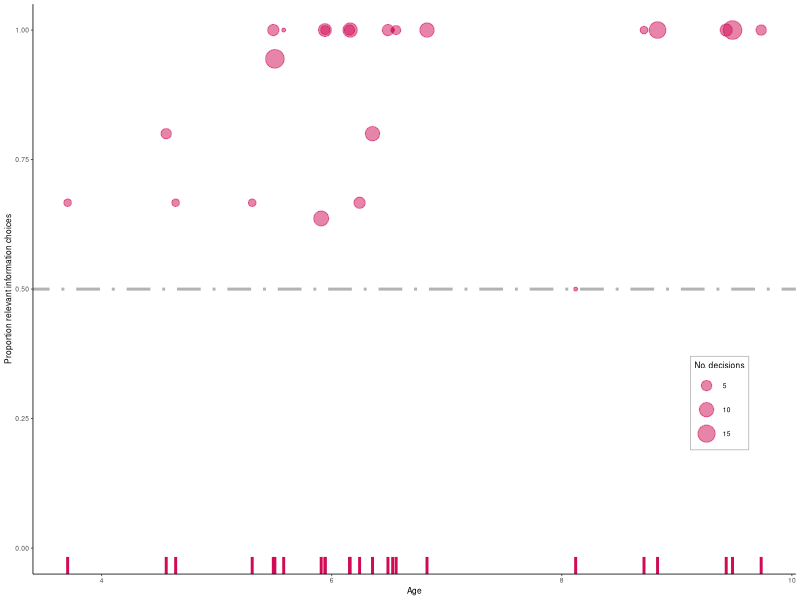
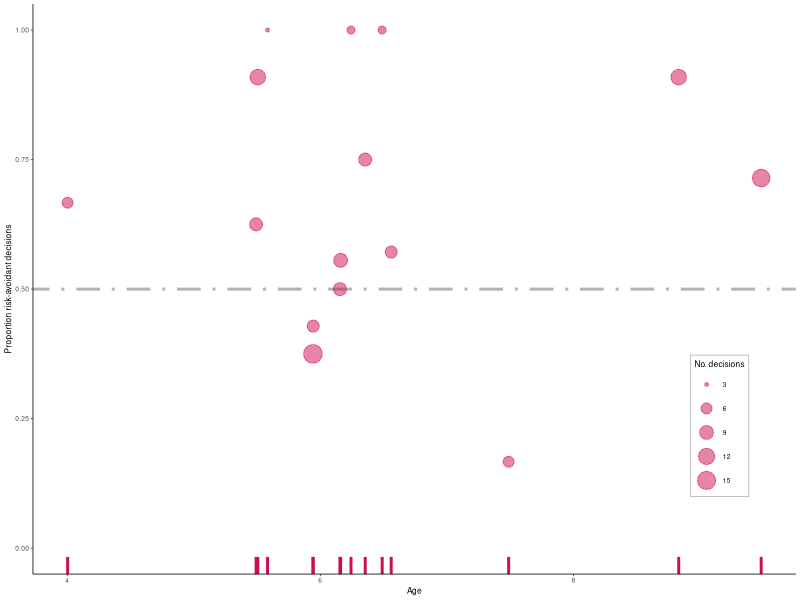
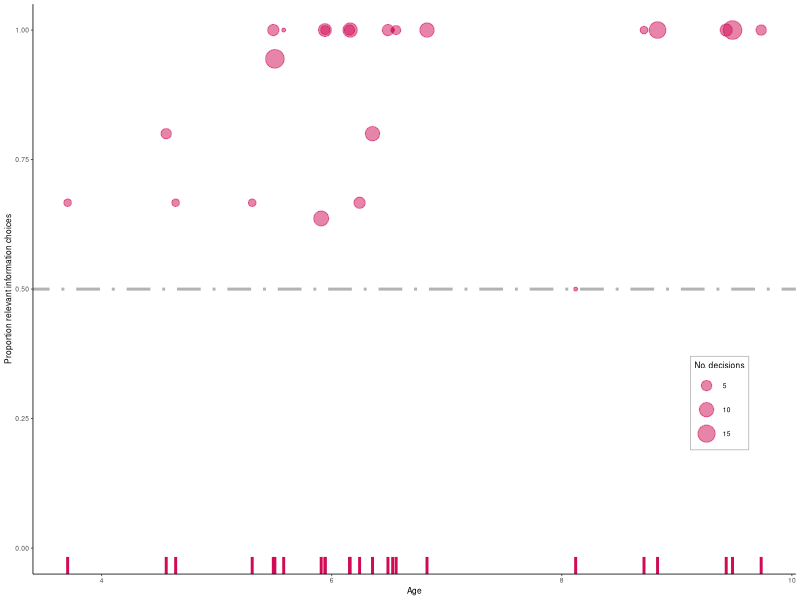
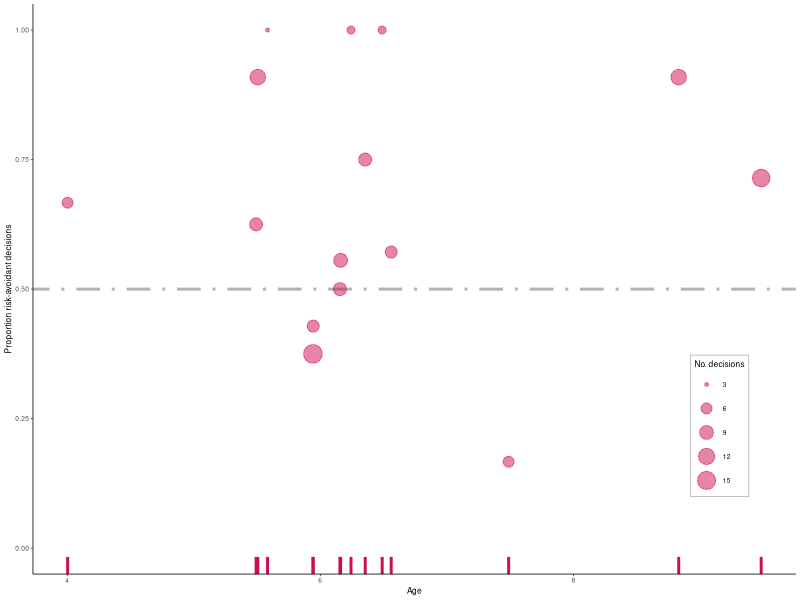

Generate these figures, in order, with R: (Note: this script raises an error after producing the figures.)
## ---- chunk 1
library(tidyverse)
library(readxl)
library(lubridate)
library(patchwork)

theme_set(theme_classic(base_size = 6) +
            theme(plot.background = element_rect(fill = NA, color = NA),
                  strip.background = element_rect(color = NA),
                  legend.background = element_rect(fill = NA)))

## load transcript data:
transcript <- read_excel("../data/arg2 transcript.xlsx",
                         na = "na")[-1,][1:297,] %>%
  select(
    subject,
    card_no,
    rare,
    move,
    irrelevant,
    risky
  ) %>%
  transmute(
    subject = as.integer(subject),
    card_no = as.integer(card_no),
    condition = as.factor(rare),
    condition = fct_recode(condition,
                           skewed = "arms",
                           even = "none"),
    move = as.factor(move),
    irrelevant = irrelevant == "true",
    risky = risky == "true"
  )

## load subject data:
subjects <- read_excel("../data/arg2 participants.xlsx") %>%
  select(
    subject,
    dob,
    date,
    condition,
    drop
  ) %>%
  mutate(
    subject = as.integer(subject),
    condition = as.factor(condition),
    dob = ymd(dob),
    date = ymd(date),
    age = as.numeric(date - dob) / 365.25,
    drop = as.logical(drop)
  ) %>%
  ## remove dropouts:
  filter(is.na(drop)) %>%
  select(-drop)

## summarize transcript data to a per-subject form:
trans_sum <- transcript %>%
  group_by(subject, condition) %>%
  summarize(
    cards = max(card_no),
    ## how often was an irrelevant action available to the subject?
    relevance_related = sum(!is.na(irrelevant)),
    irrelevant = sum(irrelevant, na.rm = TRUE),
    relevant = relevance_related - irrelevant, ## how often was it chosen?
    ## same for risky actions:
    risk_related = sum(!is.na(risky)),
    risky = sum(risky, na.rm = TRUE),
    non_risky = risk_related - risky
  ) %>%
  ungroup

## joint subject and summarized transcript data:
d <- subjects %>%
  left_join(trans_sum,
            by = "subject") %>%
  mutate(condition = condition.x,
         condition.x = NULL,
         condition.y = NULL,
         dob = NULL,
         date = NULL)

head(d)
## ---- chunk 2
gg_relevance <- ggplot(d %>% filter(relevance_related > 0),
                      aes(x = age,
                          y = relevant/relevance_related,
                          size = relevance_related)) +
  geom_abline(intercept = .5, slope = 0, linetype = "8414", alpha = .3, size = 1) +
  geom_point(color = "#d00a55",
             alpha = .5) +
  geom_rug(size = 1, sides = "b", color = "#d00a55") +
  scale_y_continuous(limits = c(0, 1)) +
  labs(size = "No. decisions", x = "Age", y = "Proportion relevant information choices") +
  theme(legend.position = c(.9, .3),
        legend.background = element_rect(color = "grey70"))
ggsave(plot = gg_relevance, filename = "plots/pilot_relevant_points_N26.pdf", width = 15, height = 10, units = "cm", dpi = 600)
gg_relevance
## ---- chunk 3
gg_risk <- ggplot(d %>% filter(risk_related > 0),
                  aes(x = age,
                      y = non_risky/risk_related,
                      size = risk_related)) +
  geom_abline(intercept = .5, slope = 0, linetype = "8414", alpha = .3, size = 1) +
  geom_point(color = "#d00a55",
             alpha = .5) +
  geom_rug(size = 1, sides = "b", color = "#d00a55") +
  scale_y_continuous(limits = c(0, 1)) +
  labs(size = "No. decisions", x = "Age", y = "Proportion risk-avoidant decisions") +
  theme(legend.position = c(.9, .26),
        legend.background = element_rect(color = "grey70"))
ggsave(plot = gg_risk, filename = "plots/pilot_risky_points_N26.pdf", width = 15, height = 10, units = "cm", dpi = 600)
gg_risk
## ---- chunk 4
## assign manual age groups (HACK):
d <- d %>%
  mutate(agegroup = case_when(
    age < 5 ~ "3-5",
    age >= 5 & age < 6 ~ "5-6",
    age >= 6 & age < 7 ~ "6-7",
    age > 7 ~ "7-10"
  ))

dbetasim <- d %>% 
  group_by(agegroup) %>% 
  summarize(
  irrelevant_n = sum(irrelevant_n),
  irrelevant = sum(irrelevant),
  risky_n = sum(risky_n),
  risky = sum(risky)
  )

sim_relevance <- pmap(dbetasim, ~ rbeta(n = 1e4, shape1 = ..3, shape2 = ..2 - ..3))
names(sim_relevance) <- dbetasim$agegroup
sim_relevance[[1]] <- 1 - sim_relevance[[1]]
sim_relevance[[2]] <- 1 - sim_relevance[[2]]
sim_relevance[[3]] <- 1 - sim_relevance[[3]]
sim_relevance[[4]] <- 1 - sim_relevance[[4]]

sim_risk <- pmap(dbetasim, ~ rbeta(n = 1e4, shape1 = ..5, shape2 = ..4 - ..5))
names(sim_risk) <- dbetasim$agegroup
sim_risk[[1]] <- 1 - sim_risk[[1]]
sim_risk[[2]] <- 1 - sim_risk[[2]]
sim_risk[[3]] <- 1 - sim_risk[[3]]
sim_risk[[4]] <- 1 - sim_risk[[4]]

xsim_relevance <- sim_relevance %>% 
  as_tibble %>% 
  pivot_longer(cols = 1:4,
               names_to = "agegroup") %>% 
  mutate(variable = "P(irrelevant)")

xsim_risk <- sim_risk %>% 
  as_tibble %>% 
  pivot_longer(cols = 1:4,
               names_to = "agegroup") %>% 
  mutate(variable = "P(risky)")

ggplot(xsim_relevance,
       aes(x = agegroup,
           y = value)) +
  geom_violin(fill = "#d00a55",
              alpha = .4,
              color = "#d00a55") +
  geom_text(data = dbetasim,
            aes(label = paste("N=", irrelevant_n, "\nobservations"),
                y = .98),
            size = 3.5) +
  scale_y_continuous(limits = c(0, 1), breaks = c(0, .25, .5, .75, 1), labels = c("0", ".25", ".50", ".75", "1")) +
  labs(x = "Age group", y = "P(choose relevant information)")
ggsave("plots/pilot_relevant_violin_N26.pdf", width = 15, height = 10, units = "cm", dpi = 600)
## ---- chunk 5
ggplot(xsim_risk,
       aes(x = agegroup,
           y = value)) +
  geom_violin(fill = "#d00a55",
              alpha = .4,
              color = "#d00a55") +
  geom_text(data = dbetasim,
            aes(label = paste("N=", risky_n),
                y = .98)) +
  scale_y_continuous(limits = c(0, 1), breaks = c(0, .25, .5, .75, 1), labels = c("0", ".25", ".50", ".75", "1")) +
  labs(x = "Age group", y = "P(avoid risky option)")
ggsave("../plots/pilot_risky_violin_N26.pdf", width = 15, height = 10, units = "cm", dpi = 600)
## ---- chunk 6
first_moves <- transcript %>% 
  group_by(subject, condition) %>% 
  summarize(first_move = move[1]) %>% 
  left_join(subjects, by = "subject") %>% 
  mutate(condition = condition.x) %>% 
  select(-c(condition.x, condition.y, dob, date))

table(first_moves$correct_first)
## ---- chunk 7
## fmpc: first moves per card
fmpc <- transcript %>% 
  mutate(counter = 1:nrow(transcript)) %>% 
  group_by(subject, card_no) %>% 
  ## mark first move per card:
  mutate(first_within_card = counter == min(counter),
         counter = NULL) %>%
  ungroup %>% 
  ## mark if assignArm has occurred:
  group_by(subject) %>% 
  mutate(A_full = cumsum(move == "aA") != 0) %>% 
  ungroup %>%
  ## filter to first moves within each card where A slot is empty:
  filter(A_full == FALSE,
         first_within_card == TRUE) %>%
  select(-c(A_full, first_within_card)) #%>% 
  
fmpc_sum <- fmpc %>% 
  group_by(subject, condition) %>% 
  summarize(no_firsts = length(move),
            first_arm = sum(move == "qA")) %>% 
  ungroup %>% 
  group_by(subject, condition) %>% 
  summarize(first_obs = sum(no_firsts),
            first_arms = sum(first_arm)) %>% 
  ungroup

fmpc_plot <- fmpc_sum %>%
  left_join(subjects, by = "subject") %>% 
  mutate(condition = condition.x,
         condition.x = NULL, condition.y = NULL, dob = NULL, date = NULL)
levels(fmpc_plot$condition)[2] <- "uniform"

ggplot(fmpc_plot,
       aes(x = age,
           y = first_arms / first_obs,
           size = first_obs,
           fill = condition)) +
  geom_point(shape = 21) +
  scale_fill_manual(values = c("#d00a55", "#0a55d0")) +
  scale_y_continuous(breaks = c(0, .25, .5, .75, 1), labels = c("0", ".25", ".5", ".75", "1")) +
  labs(y = "P(query arms | arms open & first query within card", x = "Age") +
  guides(first_obs = F)

ggplot(fmpc_plot,
       aes(x = age,
           y = first_arms / first_obs,
           size = first_obs,
           color = condition)) +
  geom_point(alpha = .7) +
  scale_color_manual(values = c("#d00a55", "#0a55d0")) +
  scale_y_continuous(limits = c(0, 1), breaks = c(0, .25, .5, .75, 1), labels = c("0", ".25", ".50", ".75", "1")) +
  labs(size = "no. decisions", x = "Age", y = "proportion arm queries when thrower open") +
  theme(plot.background = element_blank())
  
ggsave("../plots/pilot_nonArm_points_N26.pdf", width = 15, height = 10, units = "cm", dpi = 600)
## ---- chunk 8
fmpc_sum_labels <- fmpc %>%
  mutate(dot_pipe = ifelse(move == "qA", "|", ".")) %>% 
  group_by(subject, condition) %>% 
  summarize(q_string = str_flatten(dot_pipe)) %>% 
  ungroup

fmpc_plot_labels <- fmpc_sum_labels %>% 
  left_join(fmpc_plot, by = "subject") %>% 
  mutate(condition = condition.y,
         condition.x = NULL, condition.y = NULL)

ggplot(fmpc_plot_labels,
       aes(x = age,
           y = first_arms / first_obs,
           fill = condition,
           label = q_string)) +
  geom_label(alpha = .7,
             color = "white",
             size = 2) +
  scale_fill_manual(values = c("#d00a55", "#0a55d0")) +
  scale_y_continuous(breaks = c(0, .25, .5, .75, 1), labels = c("0", ".25", ".5", ".75", "1")) +
  labs(y = "P(query arms | arms open & first query within card)", x = "Age") +
  guides(first_obs = F)
ggsave("plots/pilot_riskySequences.pdf", width = 15, height = 10, units = "cm", dpi = 600)
## ---- chunk 9
plot_double <- d %>%
  select(-c(irrelevant, risky)) %>% 
  pivot_longer(c(relevance_related:non_risky)) %>% 
  mutate(aspect = as.factor(name),
         name = NULL,
         aspect = fct_collapse(aspect,
                               relevance = c("relevance_related", "relevant"),
                               risk = c("risk_related", "non_risky")),
         variable = rep(c("total", "committed"), length.out = n() )) %>% 
  pivot_wider(names_from = variable, values_from = value)

head(plot_double)
## ---- chunk 10
levels(plot_double$aspect) <- c("Risk-avoidance", "Relevance-seeking")

gg_double <- ggplot(plot_double,
                    aes(x = age,
                        y = committed/total,
                        size = total)) +
  geom_abline(intercept = .5, slope = 0, linetype = "8414", alpha = .3, size = 1) +
  geom_point(fill = "#d00a55",
             alpha = .3,
             shape = 21) +
  geom_point(color = "black",
             shape = 1) +
  #geom_rug(size = 1, sides = "b", color = "#d00a55") +
  scale_y_continuous(limits = c(0, 1)) +
  facet_grid(. ~ aspect) +
  labs(size = "No. of\ndecisions", x = "Age", y = "Proportion adaptive information choices") +
  theme(panel.background = element_rect(color = "grey70"))

ggsave(plot = gg_double, filename = "plots/cogsci_arg2.pdf", width = 18, height = 6, units = "cm", dpi = 600)
gg_double
